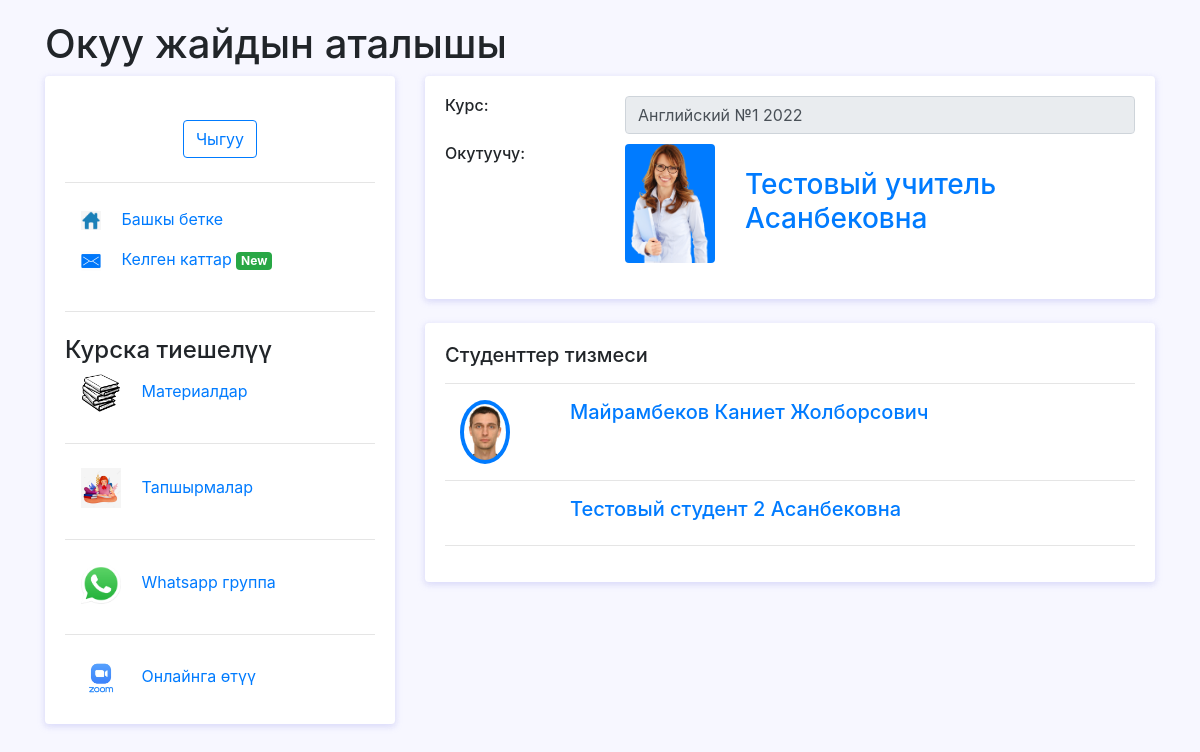
Before: /course/1/ with the older database file.
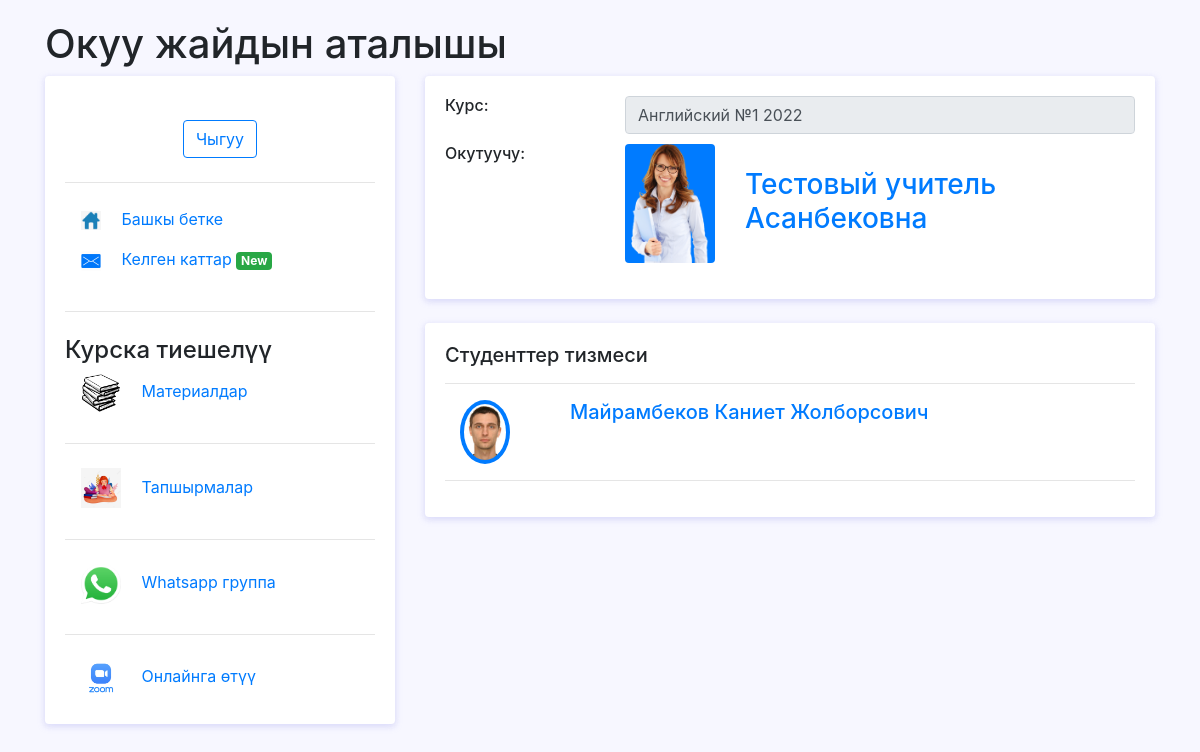
After: the same page with the newer database file.
### univerapp/models.py (models this page shows, shortened)
class User(AbstractUser):
    username = models.CharField(
        'Логин',
        max_length=150,
        unique=True,
        error_messages={
            'unique': ("Такой логин уже существует"),
        },
    )
    first_name = models.CharField('Имя', max_length=100, null=True)
    last_name = models.CharField('Фамилия', max_length=100, null=True)
    otchestvo = models.CharField('Отчество', max_length=100, null=True)
    birthday = models.DateField('Дата рождения', blank=True, null=True)
    email = models.EmailField('Email', max_length=100,null=True,blank=True)
    number = models.CharField('Номер телефона', max_length=50, null=True)
    address = models.CharField('Адрес', max_length=100, null=True)
    course = models.ManyToManyField(Course, related_name='student_course',blank=True)
    is_student = models.BooleanField('Студент', default=False)
    is_teacher = models.BooleanField('Учитель', default=False)
    image = models.ImageField(verbose_name='Фото', upload_to='uploads/accounts/', blank=True)
    class Meta:
        verbose_name = 'Пользователь'
        verbose_name_plural = 'Пользователи'

### univerapp/views.py (the view)
# urls.py: path('course/<int:course_id>/',CourseView.as_view(),name='course_id'),
class CourseView(ListView):
    model = User
    template_name = 'courseview.html'
    context_object_name = 'students'
    def get_queryset(self):
        course_object = self.kwargs.get('course_id')
        query = User.objects.filter(course__pk=course_object)
        return query
    def get_context_data(self,**kwargs):
        context = super(CourseView,self).get_context_data(**kwargs)
        context['course'] = Course.objects.get(pk=self.kwargs.get('course_id'))
        return context

### templates/courseview.html (shortened to what this page needs)
{% load static %}
<html>
<head>
    <link rel="stylesheet" href="{% static 'fonts/material-icon/css/material-design-iconic-font.min.css' %}">
    <link rel="stylesheet" href="{% static 'css/bootstrap/bootstrap.min.css' %}">
    <link rel="stylesheet" href="{% static 'css/home.css' %}">
</head>
<body>
<div class="container">
	<h1>Окуу жайдын аталышы</h1>
		<div class="main-body">
			<div class="row">
				<div class="col-lg-4">
					<div class="card">
						<div class="card-body">
							<div class="d-flex flex-column align-items-center text-center">
								<div class="mt-3">
									<a href="{% url 'logout' %}"><button class="btn btn-outline-primary">Чыгуу</button></a>
								</div>
							</div>
							<hr class="my-4">
								<div>
									<a href="{% url 'index' %}">
										<img src="{% static 'images/home.png' %}" style="width:20" class="ml-3">
									<p style="display: inline-block;" class="ml-3">Башкы бетке </p></a>
								</div>
									<a href="{% url 'chats' %}">
										<img src="{% static 'images/message.png' %}" style="width:20" class="ml-3">
									<p style="display: inline-block;" class="ml-3">Келген каттар <span class="badge badge-success">New</span></p></a>
							<hr class="my-4">
							<h4>Курска тиешелүү</h4>
							<a href="materials/">
										<img src="{% static 'images/books.jpg' %}" style="width:40" class="ml-3">
									<p style="display: inline-block;" class="ml-3">Материалдар</p></a>
							<hr class="my-4">
							<a href="{% url 'hometasks' course.pk %}">
										<img src="{% static 'images/homework.jpg' %}" style="width:40" class="ml-3">
									<p style="display: inline-block;" class="ml-3">Тапшырмалар</p></a>
							<hr class="my-4">
							<a href="https://web.whatsapp.com" target="_blank">
										<img src="{% static 'images/whatsapp.png' %}" style="width:40" class="ml-3">
									<p style="display: inline-block;" class="ml-3">Whatsapp группа</p></a>
							<hr class="my-4">
							<a href="https://zoom.us/" target="_blank">
										<img src="{% static 'images/zoom.png' %}" style="width:40" class="ml-3">
									<p style="display: inline-block;" class="ml-3">Онлайнга өтүү</p></a>
						</div>
					</div>
				</div>
				<div class="col-lg-8">
					<div class="card">
						<div class="card-body">
							<div class="row mb-3">
								<div class="col-sm-3">
									<h6 class="mb-0">Курс:</h6>
								</div>
								<div class="col-sm-9 text-secondary">
									<input type="text" class="form-control" value="{{ course.name }}" disabled>
								</div>
								<br>
								<br>
								<div class="col-sm-3">
									<h6 class="mb-0">Окутуучу:</h6>
								</div>
								<div class="col-sm-2">
									{% if course.teacher.image %}
										<img src="{{ course.teacher.image.url }}" alt="Admin" class="rounded bg-primary" width="90">
									{% endif %}
								</div>
								<div class="col-sm-7 text-secondary">
									<br>
									<a href="{% url 'profile' course.teacher.pk %}"><h3>{{ course.teacher.last_name }}
										{{ course.teacher.first_name }} {{ course.teacher.otchestvo }}</h3></a>
								</div>
							</div>
						</div>
					</div>
					<div class="row">
						<div class="col-sm-12">
							<div class="card">
								<div class="card-body">
									<h5 class="d-flex align-items-center mb-3">Студенттер тизмеси</h5>
									<hr>
									{% for student in students %}
									<a href="{% url 'profile' student.pk %}">
										<div class="col-12 row">
											<div class="col-2">
												{% if student.image %}
												<img src="{{ student.image.url }}" alt="Admin" class="rounded-circle p-1 bg-primary" width="50">
												{% endif %}
											</div>
											<div class="col-10">
												<h5>{{ student.last_name }} {{ student.first_name }} {{ student.otchestvo }}</h5>
											</div>
										</div>
										</a>
										<hr>
									{% endfor %}
								</div>
							</div>
						</div>
					</div>
				</div>
			</div>
		</div>
	</div>
</body>
</html>

Changed rows visible on the page:
removed User: last_name "Тестовый", first_name "студент 2", otchestvo "Асанбековна"
